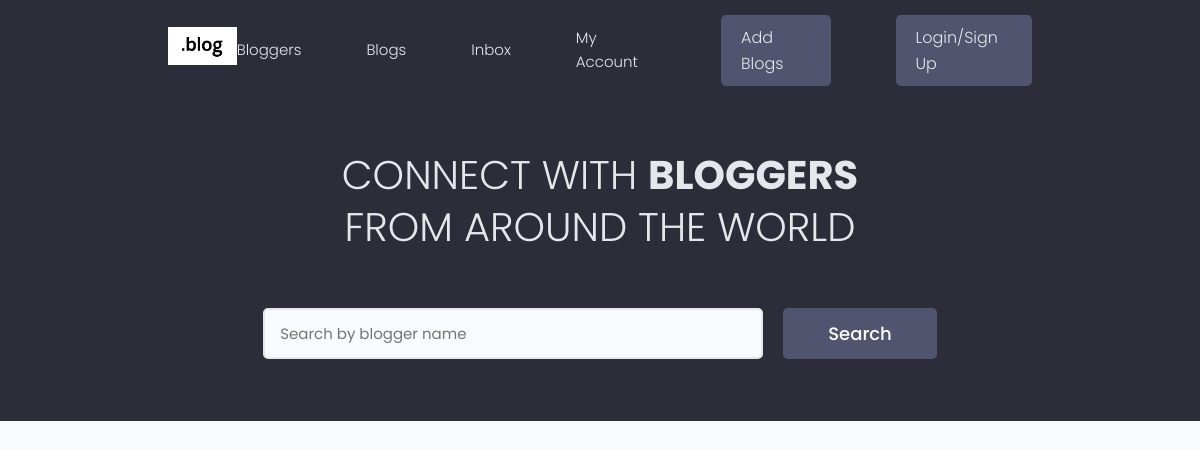
Before: / with the older database file.
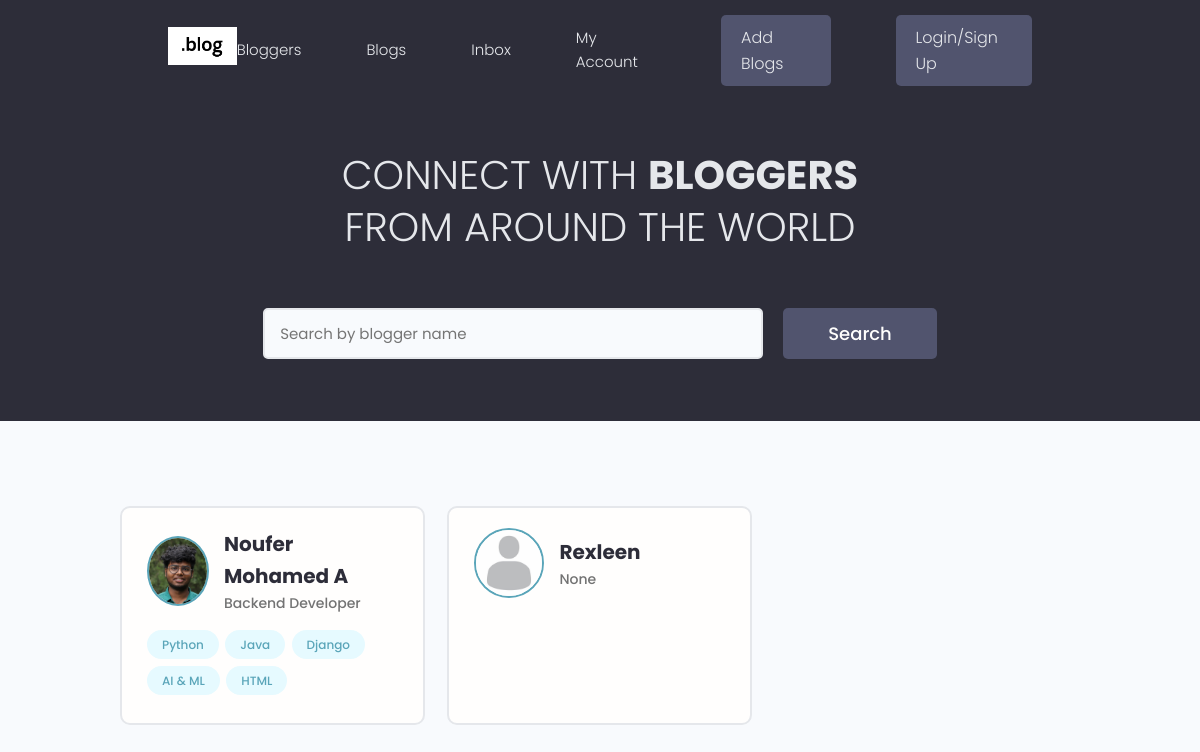
After: the same page with the newer database file.
### users/models.py (models this page shows, shortened)
class Profile(models.Model):
    user = models.OneToOneField(
        User, on_delete=models.CASCADE, null=True, blank=True)
    name = models.CharField(max_length=200, blank=True, null=True)
    email = models.EmailField(max_length=500, blank=True, null=True)
    username = models.CharField(max_length=200, blank=True, null=True)
    location = models.CharField(max_length=200, blank=True, null=True)
    short_intro = models.CharField(max_length=200, blank=True, null=True)
    bio = models.TextField(blank=True, null=True)
    profile_image = models.ImageField(
        null=True, blank=True, upload_to='profile_pictures/', default="profile_pictures/user-default.jpg")
    social_github = models.CharField(max_length=200, blank=True, null=True)
    social_linkedin = models.CharField(max_length=200, blank=True, null=True)
    created = models.DateTimeField(auto_now_add=True)
    id = models.UUIDField(default=uuid.uuid4, unique=True,
                          primary_key=True, editable=False)

class Skill(models.Model):
    owner = models.ForeignKey(
        Profile, on_delete=models.CASCADE, null=True, blank=True)
    name = models.CharField(max_length=200, blank=True, null=True)
    description = models.TextField(null=True, blank=True)
    created = models.DateTimeField(auto_now_add=True)
    id = models.UUIDField(default=uuid.uuid4, unique=True,
                          primary_key=True, editable=False)
    def __str__(self):
        return str(self.name)

### users/views.py (the view)
# urls.py: path('', views.profiles, name='profiles'),
def profiles(request):
    profiles = Profile.objects.all()
    context = {'profiles': profiles}
    return render(request, 'users/profiles.html', context)

### users/templates/users/profiles.html (shortened to what this page needs)
{% extends 'core/blogs.html' %}
{% block content %}
<main class="home">
    <section class="hero-section text-center">
        <div class="container container--narrow">
            <div class="hero-section__box">
                <h2>CONNECT WITH <span>BLOGGERS</span></h2>
                <h2>FROM AROUND THE WORLD</h2>
            </div>
            <div class="hero-section__search">
                <form id="searchForm" class="form" action="{% url 'profiles' %}" method="get">
                    <div class="form__field">
                        <input class="input input--text" id="formInput#search" type="text" name="search_query"
                            value="{{search_query}}" placeholder="Search by blogger name" />
                    </div>
                    <input class="btn btn--sub btn--lg" type="submit" value="Search" />
                </form>
            </div>
        </div>
    </section>
    <section class="devlist">
        <div class="container">
            <div class="grid grid--three">
                {% for profile in profiles %}
                <div class="column card">
                    <div class="dev">
                        <a href="{% url 'user_profile' profile.id %}" class="card__body">
                            <div class="dev__profile">
                                <img class="avatar avatar--md" src="{{ profile.profile_image.url }}" alt="image" />
                                <div class="dev__meta">
                                    <h3>{{profile.name}}</h3>
                                    <h5>{{profile.short_intro|slice:"60"}}</h5>
                                </div>
                            </div>
                            <div class="dev__skills">
                                {% for skill in profile.skill_set.all|slice:"5" %}
                                <span class="tag tag--pill tag--main">
                                    <small>{{skill}}</small>
                                </span>
                                {% endfor %}
                            </div>
                        </a>
                    </div>
                </div>
                {% endfor %}
            </div>
        </div>
    </section>
</main>
{% endblock content %}

### core/templates/core/blogs.html (shortened to what this page needs)
{% extends 'core/base.html' %}

### core/templates/core/base.html (shortened to what this page needs)
<!DOCTYPE html>
{% load static %}
<html lang="en">
    <head>
        <link rel="stylesheet" href="https://cdn.iconmonstr.com/1.3.0/css/iconmonstr-iconic-font.min.css" />
        <link rel="stylesheet" href="{% static 'uikit/styles/uikit.css' %}" />
        <link rel="stylesheet" href="{% static 'styles/app.css' %}" />
      </head>
<body>
    {% include 'core/navbar.html' %}
    {% block content %}
    {% endblock %}
</body>
</html>

### core/templates/core/navbar.html (shortened to what this page needs)
{% load static %}
<header class="header">
    <div class="container container--narrow">
      <a href="{% url 'blogs' %}" class="header__logo">
        <img  src="{% static 'images/dotblog.png' %}"  height="60">
      </a>
      <nav class="header__nav">
        <ul class="header__menu">
          <li class="header__menuItem"><a href="{% url 'profiles' %}">Bloggers</a></li>
          <li class="header__menuItem"><a href="{% url 'blogs' %}">Blogs</a></li>
          <li class="header__menuItem"><a href="inbox.html">Inbox</a></li>
          <li class="header__menuItem"><a href="account.html">My Account</a></li>
          <li class="header__menuItem"><a href="{%url 'create' %}" class="btn btn--sub">Add Blogs</a></li>
          <li class="header__menuItem"><a href="login.html" class="btn btn--sub">Login/Sign Up</a></li>
        </ul>
      </nav>
    </div>
  </header>

### static/styles/app.css (style rules this page uses)
:root { --color-sub: #2d2d39; }
.btn--sub { background-color: var(--color-sub-light); }
.card { border: 2px solid var(--color-light); }
img { width: 100%; }
.header { position: sticky; z-index: 111; background-color: var(--color-sub); padding: 1.5rem 0; }
.header > .container { display: flex; justify-content: space-between; align-items: center; }
.header__logo > img { height: 3.8rem; }
.header__nav > ul { display: inline-flex; align-items: center; list-style: none; gap: 6.5rem; }
.header__menuItem > a { color: var(--color-light); font-weight: 300; }
.hero-section { height: 40vh; display: flex; align-items: center; background-color: var(--color-sub); }
.hero-section__box { margin-bottom: 4rem; }
.hero-section__box > h2, .hero-section__box > h2 > span { font-size: 4rem; color: var(--color-light); line-height: 1.3; text-transform: uppercase; }
.hero-section__box > h2 { font-weight: 300; }
.hero-section__box > h2 > span { font-weight: 700; }
.hero-section__search > .form { display: flex; align-items: center; justify-content: center; gap: 2rem; }
.hero-section__search > .form input.input--text { width: 50rem; }
.devlist { margin-top: 8rem; }
.devlist .grid { align-items: stretch; }
.devlist .dev .dev__profile { display: flex; align-items: center; gap: 1.5rem; }
.devlist .dev .dev__meta h3 { color: var(--color-sub); font-size: 2rem; font-weight: 700; }
.devlist .dev .dev__meta h5 { color: var(--color-text); font-size: 1.4rem; font-weight: 500; }

### static/uikit/styles/modules/_variables.css (style rules this page uses)
:root { --color-main: #5aa5b9; --color-main-light: #e6faff; --color-sub: #3f4156; --color-sub-light: #51546e; --color-sub-lighter: #ededfd; --color-text: #737373; --color-gray: #8b8b8b; --color-light: #e5e7eb; --color-light-gray: #767676; --color-bg: #f8fafd; --color-white: #fffefd; --color-white-light: #f3f3f3; --color-success: #359e64; --color-success-bg: #def8e8; --color-error: #fc4b0b; --color-error-bg: #fff2ee; --font-base: 'Poppins', arial, helvetica, 'Segoe UI', roboto, ubuntu, sans-serif; --font-monospace: 'Fira Code', 'Courier New', courier, monospace; --font-regular: 300; --font-medium: 500; --font-bold: 700; --generic-shadow: 1px 1px 5px #00000010; --generic-transition: all 0.3s ease-in-out; }

### static/uikit/styles/modules/_base.css (style rules this page uses)
* { margin: 0; padding: 0; box-sizing: border-box; text-rendering: optimizeLegibility; color: inherit; font-size: inherit; }
html { font-size: 50%; }
@media only screen and (min-width: 480px) { html { font-size: 56.25%; } }
@media only screen and (min-width: 1200px) { html { font-size: 62.5%; } }
body { line-height: 1.6; font-weight: 400; font-size: 1.5rem; color: var(--color-text); background-color: var(--color-bg); min-height: 100vh; }

### static/uikit/styles/modules/_typography.css (style rules this page uses)
* { font-family: var(--font-base); }
h2 { font-size: 3.6rem; font-weight: var(--font-bold); }
h3 { font-size: 3.2rem; font-weight: var(--font-medium); }
h5 { font-size: 2.4rem; font-weight: var(--font-medium); }
h5, h6 { font-weight: var(--font-regular); }
p, span, strong { font-size: 1.6rem; color: var(--color-text); font-weight: var(--font-regular); }
a { padding-bottom: 2px; text-decoration: none; display: inline-block; color: var(--color-main); font-weight: var(--font-medium); }

### static/uikit/styles/modules/_utilities.css (style rules this page uses)
.container { width: 92%; max-width: 165rem; margin: 0 auto; box-sizing: border-box; }
.container--narrow { width: 92%; max-width: 120rem; }
@media screen and (min-width: 1000px) { .container { width: 90%; } }
@media screen and (min-width: 1000px) { .container--narrow { width: 85%; } }
@media screen and (min-width: 1200px) { .container { width: 80%; } }
@media screen and (min-width: 1200px) { .container--narrow { width: 72%; } }
.text-center { text-align: center; }

### static/uikit/styles/modules/_avatar.css (style rules this page uses)
.avatar { border-radius: 50%; border: 2px solid var(--color-main); object-fit: cover; }
.avatar--md { height: 7rem; width: 7rem; }

### static/uikit/styles/modules/_button.css (style rules this page uses)
.btn { display: inline-block; position: relative; cursor: pointer; background-color: var(--color-light); font-weight: var(--font-medium); color: var(--color-sub); text-decoration: none; padding: 1rem 2rem; border-radius: 0.5rem; border: none; width: -webkit-fit-content; width: -moz-fit-content; width: fit-content; height: -webkit-fit-content; height: -moz-fit-content; height: fit-content; font-size: 1.6rem; outline-width: 0; outline-color: transparent; -webkit-backface-visibility: hidden; backface-visibility: hidden; transition: all 0.3s ease-in-out; }
.btn--sub { background-color: var(--color-sub); color: var(--color-white); }
.btn--lg { font-size: 1.8rem; padding: 1.2rem 4.5rem; }

Changed rows visible on the page:
added Profile: profile_image (picture), name "Noufer Mohamed A", short_intro "Backend Developer"
added Skill: name "Python"
added Skill: name "Java"
added Skill: name "Django"
added Skill: name "AI & ML"
added Skill: name "HTML"
added Profile: profile_image (placeholder picture), name "Rexleen", short_intro "None"
